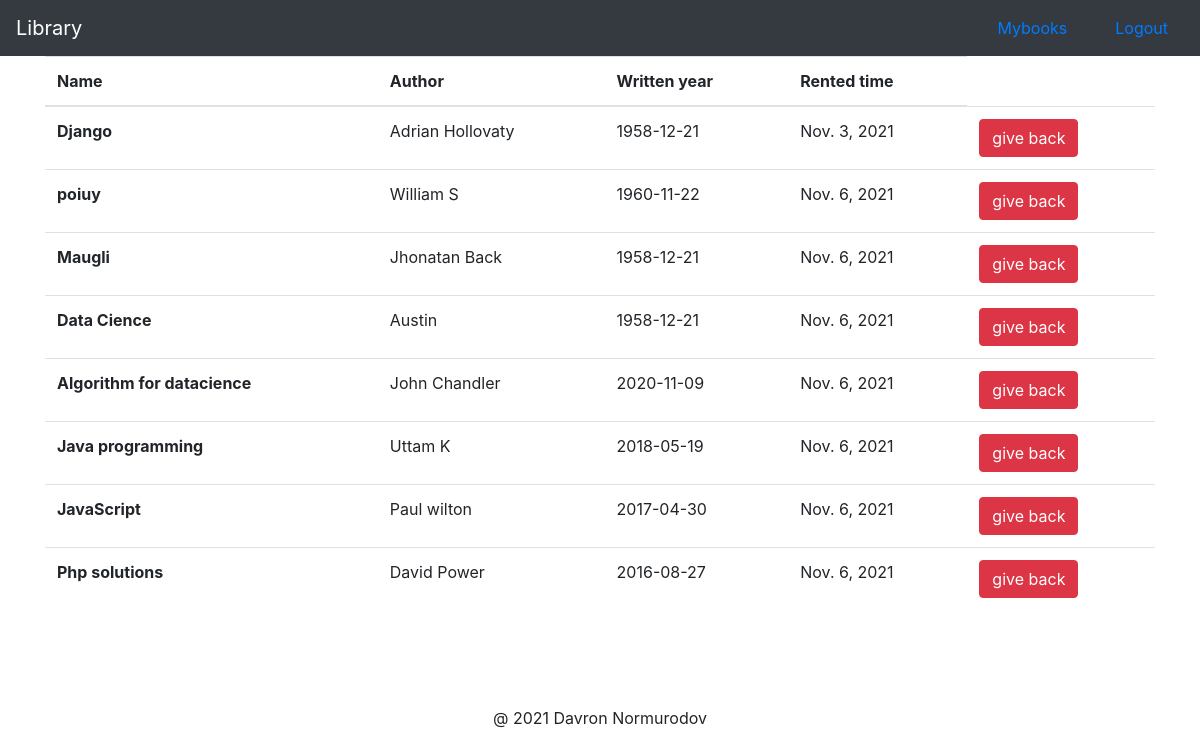
The app's page /mybooks/ (signed in) with its own data.
### books/models.py (models this page shows, shortened)
class Products(models.Model):
    name = models.CharField(max_length=200)
    author = models.CharField(max_length=200)
    writtentime = models.CharField(max_length=200)
    rentedtime = models.DateField(auto_now=True)
    image = models.CharField(max_length=300)
    rented = models.BooleanField(default=False)
    user = models.ManyToManyField(CustomUser)
    count = models.IntegerField(default=0)

### books/views.py (the view)
# urls.py: path('mybooks/', mybooks, name='mybooks'),
def mybooks(request):
    product_objects = Products.objects.filter(user=request.user)
    return render(request, 'books/rentedbooks.html', {'product_objects': product_objects})

### books/templates/books/rentedbooks.html (shortened to what this page needs)
{% extends 'books/base.html' %}
{% block content %}
<div class="container">
    <div class="row">
        <div class="col-md">
            <table class="table">
                <thead>
                  <tr>
                    <th scope="col">Name</th>
                    <th scope="col">Author</th>
                    <th scope="col">Written year</th>
                    <th scope="col">Rented time</th>
                  </tr>
                </thead>
                <tbody>
                    {% for product in product_objects %}
                        <tr>
                            <th>{{ product.name }}</th>
                            <td>{{ product.author }}</td>
                            <td>{{ product.writtentime }}</td>
                            <td>{{ product.rentedtime }}</td>
                            <td>
                                <form action="{% url 'back' product.id  %}" method="POST">
                                    <button class="btn btn-danger" type="submit">give back</button>
                                </form>
                            </td>
                        </tr>
                    {% endfor %}
                </tbody>
              </table>
        </div>
    </div>
</div>
{% endblock %}

### books/templates/books/base.html (shortened to what this page needs)
<!DOCTYPE html>
<html lang="en">
<head>
    <link rel="stylesheet" href="https://stackpath.bootstrapcdn.com/bootstrap/4.1.3/css/bootstrap.min.css">
</head>
<body>
    <nav class="navbar navbar-dark bg-dark">
        <a href="{% url 'index' %}" class="navbar-brand">Library</a>
        <div class="navbar">
            {% if user.is_authenticated %}
                <a href="{% url 'mybooks' %}" class="mr-5">Mybooks</a>
                <a href="{% url 'logout' %}">Logout</a>
            {% else %}
                <a href="{% url 'signup' %}" class="mr-5">Sign Up</a>
                <a href="{% url 'login' %}">Login</a>
            {% endif %}
        </div>
    </nav>
{% block content %} {% endblock %}
    <footer class="page-footer font-small pt-4 mb-0">
        <div class="container mb-1 pb-0">
            <ul class="list-unstyled list-inline text-center">
            </ul>
        </div>
        <div class="footer-copyright text-center py-3">@ 2021 Davron Normurodov</div>
    </footer>
</body>
</html>

### records on screen
Products: name "Django", author "Adrian Hollovaty", writtentime "1958-12-21", rentedtime "Nov. 3, 2021"
Products: name "poiuy", author "William S", writtentime "1960-11-22", rentedtime "Nov. 6, 2021"
Products: name "Maugli", author "Jhonatan Back", writtentime "1958-12-21", rentedtime "Nov. 6, 2021"
Products: name "Data Cience", author "Austin", writtentime "1958-12-21", rentedtime "Nov. 6, 2021"
Products: name "Algorithm for datacience", author "John Chandler", writtentime "2020-11-09", rentedtime "Nov. 6, 2021"
Products: name "Java programming", author "Uttam K", writtentime "2018-05-19", rentedtime "Nov. 6, 2021"
Products: name "JavaScript", author "Paul wilton", writtentime "2017-04-30", rentedtime "Nov. 6, 2021"
Products: name "Php solutions", author "David Power", writtentime "2016-08-27", rentedtime "Nov. 6, 2021"
